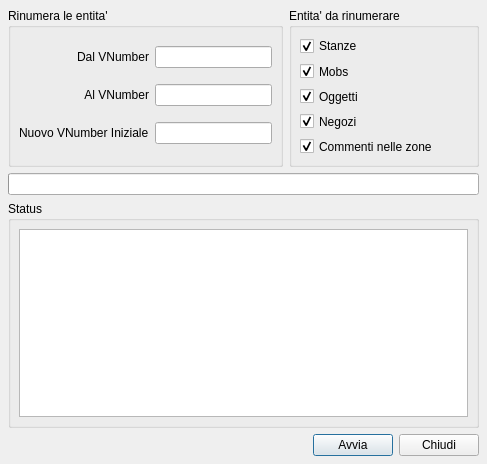
<ui version="4.0" >
 <author></author>
 <comment></comment>
 <exportmacro></exportmacro>
 <class>GuiChangeVNumbers</class>
 <widget class="QDialog" name="GuiChangeVNumbers" >
  <property name="geometry" >
   <rect>
    <x>0</x>
    <y>0</y>
    <width>487</width>
    <height>464</height>
   </rect>
  </property>
  <property name="windowTitle" >
   <string>Dialog</string>
  </property>
  <property name="modal" >
   <bool>false</bool>
  </property>
  <layout class="QGridLayout" >
   <property name="margin" >
    <number>8</number>
   </property>
   <property name="spacing" >
    <number>6</number>
   </property>
   <item row="0" column="0" >
    <widget class="QGroupBox" name="mp_gbMain" >
     <property name="minimumSize" >
      <size>
       <width>16</width>
       <height>150</height>
      </size>
     </property>
     <property name="title" >
      <string>Rinumera le entita'</string>
     </property>
     <layout class="QGridLayout" >
      <property name="margin" >
       <number>8</number>
      </property>
      <property name="spacing" >
       <number>6</number>
      </property>
      <item row="2" column="1" >
       <widget class="QLineEdit" name="mp_leFromNew" >
        <property name="minimumSize" >
         <size>
          <width>70</width>
          <height>0</height>
         </size>
        </property>
        <property name="maxLength" >
         <number>5</number>
        </property>
       </widget>
      </item>
      <item row="2" column="0" >
       <widget class="QLabel" name="mp_labelFromNew" >
        <property name="text" >
         <string>Nuovo VNumber Iniziale</string>
        </property>
       </widget>
      </item>
      <item row="1" column="1" >
       <widget class="QLineEdit" name="mp_leTo" >
        <property name="minimumSize" >
         <size>
          <width>70</width>
          <height>0</height>
         </size>
        </property>
        <property name="maxLength" >
         <number>5</number>
        </property>
       </widget>
      </item>
      <item row="1" column="0" >
       <widget class="QLabel" name="mp_labelTo" >
        <property name="text" >
         <string>Al VNumber</string>
        </property>
        <property name="alignment" >
         <set>Qt::AlignRight|Qt::AlignTrailing|Qt::AlignVCenter</set>
        </property>
       </widget>
      </item>
      <item row="0" column="1" >
       <widget class="QLineEdit" name="mp_leFrom" >
        <property name="minimumSize" >
         <size>
          <width>70</width>
          <height>0</height>
         </size>
        </property>
        <property name="maxLength" >
         <number>5</number>
        </property>
       </widget>
      </item>
      <item row="0" column="0" >
       <widget class="QLabel" name="mp_labelFrom" >
        <property name="text" >
         <string>Dal VNumber</string>
        </property>
        <property name="alignment" >
         <set>Qt::AlignRight|Qt::AlignTrailing|Qt::AlignVCenter</set>
        </property>
       </widget>
      </item>
     </layout>
    </widget>
   </item>
   <item row="0" column="1" >
    <widget class="QGroupBox" name="mp_gbOptions" >
     <property name="minimumSize" >
      <size>
       <width>190</width>
       <height>150</height>
      </size>
     </property>
     <property name="title" >
      <string>Entita' da rinumerare</string>
     </property>
     <layout class="QVBoxLayout" >
      <property name="margin" >
       <number>8</number>
      </property>
      <property name="spacing" >
       <number>6</number>
      </property>
      <item>
       <widget class="QCheckBox" name="mp_cbRooms" >
        <property name="text" >
         <string>Stanze</string>
        </property>
        <property name="checked" >
         <bool>true</bool>
        </property>
       </widget>
      </item>
      <item>
       <widget class="QCheckBox" name="mp_cbMobs" >
        <property name="text" >
         <string>Mobs</string>
        </property>
        <property name="checked" >
         <bool>true</bool>
        </property>
       </widget>
      </item>
      <item>
       <widget class="QCheckBox" name="mp_cbItems" >
        <property name="text" >
         <string>Oggetti</string>
        </property>
        <property name="checked" >
         <bool>true</bool>
        </property>
       </widget>
      </item>
      <item>
       <widget class="QCheckBox" name="mp_cbShops" >
        <property name="text" >
         <string>Negozi</string>
        </property>
        <property name="checked" >
         <bool>true</bool>
        </property>
       </widget>
      </item>
      <item>
       <widget class="QCheckBox" name="mp_cbComments" >
        <property name="text" >
         <string>Commenti nelle zone</string>
        </property>
        <property name="checked" >
         <bool>true</bool>
        </property>
       </widget>
      </item>
     </layout>
    </widget>
   </item>
   <item row="1" column="0" colspan="2" >
    <widget class="QProgressBar" name="mp_progress" >
     <property name="value" >
      <number>0</number>
     </property>
     <property name="alignment" >
      <set>Qt::AlignLeading</set>
     </property>
     <property name="textVisible" >
      <bool>false</bool>
     </property>
    </widget>
   </item>
   <item row="2" column="0" colspan="2" >
    <widget class="QGroupBox" name="mp_gbStatus" >
     <property name="title" >
      <string>Status</string>
     </property>
     <layout class="QGridLayout" >
      <property name="margin" >
       <number>8</number>
      </property>
      <property name="spacing" >
       <number>6</number>
      </property>
      <item row="0" column="0" >
       <widget class="QTextEdit" name="mp_teStatus" />
      </item>
     </layout>
    </widget>
   </item>
   <item row="3" column="0" colspan="2" >
    <layout class="QHBoxLayout" >
     <property name="margin" >
      <number>0</number>
     </property>
     <property name="spacing" >
      <number>6</number>
     </property>
     <item>
      <spacer>
       <property name="orientation" >
        <enum>Qt::Horizontal</enum>
       </property>
       <property name="sizeHint" >
        <size>
         <width>40</width>
         <height>20</height>
        </size>
       </property>
      </spacer>
     </item>
     <item>
      <widget class="QPushButton" name="mp_pbStart" >
       <property name="text" >
        <string>Avvia</string>
       </property>
      </widget>
     </item>
     <item>
      <widget class="QPushButton" name="mp_pbClose" >
       <property name="text" >
        <string>Chiudi</string>
       </property>
      </widget>
     </item>
    </layout>
   </item>
  </layout>
 </widget>
 <pixmapfunction></pixmapfunction>
 <tabstops>
  <tabstop>mp_leFrom</tabstop>
  <tabstop>mp_leTo</tabstop>
  <tabstop>mp_leFromNew</tabstop>
  <tabstop>mp_cbRooms</tabstop>
  <tabstop>mp_cbMobs</tabstop>
  <tabstop>mp_cbItems</tabstop>
  <tabstop>mp_cbShops</tabstop>
  <tabstop>mp_cbComments</tabstop>
  <tabstop>mp_teStatus</tabstop>
  <tabstop>mp_pbStart</tabstop>
  <tabstop>mp_pbClose</tabstop>
 </tabstops>
 <resources/>
 <connections/>
</ui>
